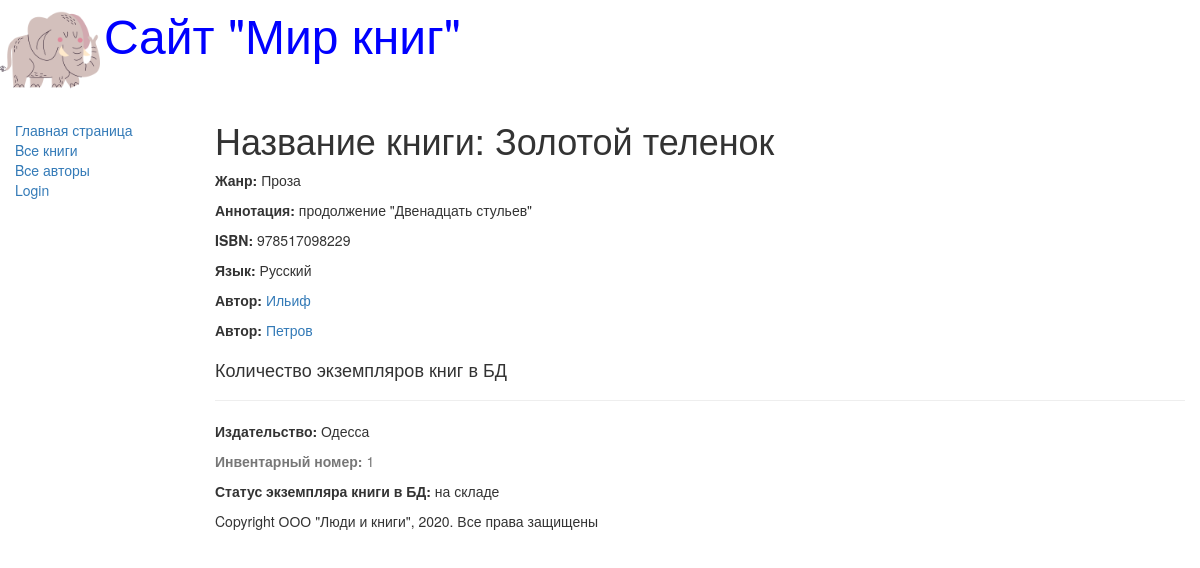
The page /books/1 on the database as committed earlier.
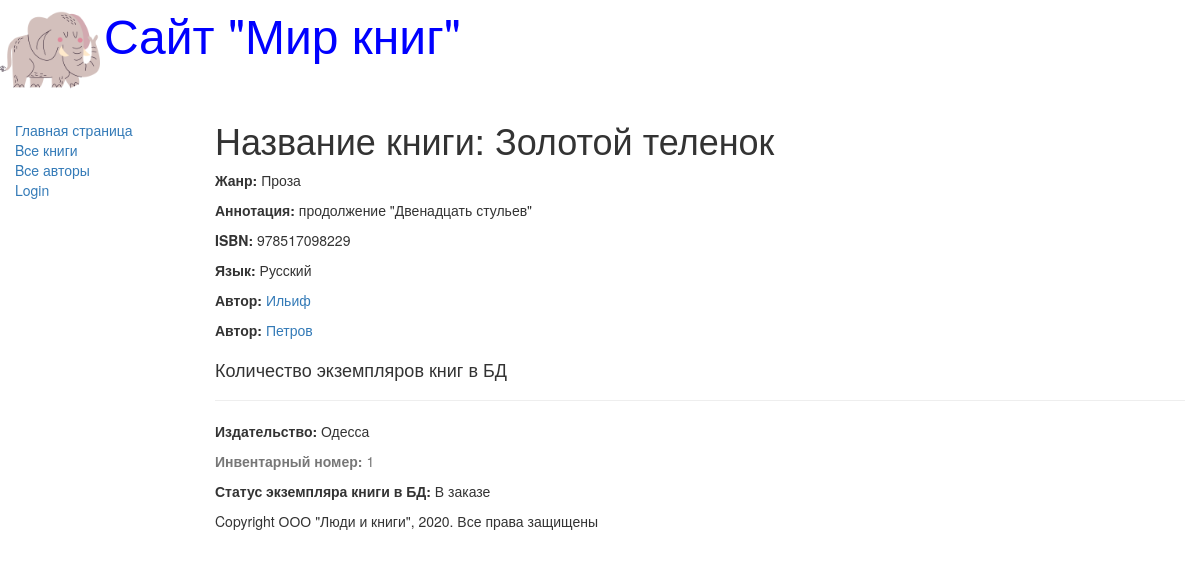
The same page on the database as committed later.
### catalog/models.py (models this page shows, shortened)
class Book(models.Model):
    title = models.CharField(max_length=200, help_text='Ведите название книги',
                             verbose_name='Название книги')
    genre = models.ForeignKey('Genre', on_delete=models.CASCADE,
                              help_text='Выберите жанр книги',
                              verbose_name='Жанр книги', null=True)
    language = models.ForeignKey('Language', on_delete=models.CASCADE,
                                 help_text='Выберите язык книги',
                                 verbose_name='Язык книги', null=True)
    author = models.ManyToManyField('Author', # null=True, <--  null has no effect on ManyToManyField
                              help_text='Выберите автора книги',
                              verbose_name='Автора книги')
    summary = models.TextField(max_length=1000, verbose_name='Аннотация книги',
                               help_text='Введите краткое описание книги')
    isbn = models.CharField(max_length=13, verbose_name='ISBN книги',
                            help_text='Должно содержать 13 символов')
    def display_author(self):
        return ', '.join([author.last_name for author in self.author.all()])
    display_author.short_description = 'Авторы'

class Genre(models.Model):
    name = models.CharField(max_length=200, help_text='Введите жанр книги',
                            verbose_name='Жанр книги')
    def __str__(self):
        return self.name

class Language(models.Model):
    name = models.CharField(max_length=20, help_text='Введите язык книги',
                            verbose_name='Язык книги')
    def __str__(self):
        return self.name

class Author(models.Model):
    first_name = models.CharField(max_length=100, help_text='Ведите имя автора',
                                  verbose_name='Имя автора')
    last_name = models.CharField(max_length=100, help_text='Ведите фамилию автора',
                                 verbose_name='Фамилия автора')
    date_of_birth = models.DateField(help_text='Введите дату рождения',
                                     verbose_name='Дата рождения',
                                     null=True, blank=True)
    date_of_death = models.DateField(help_text='Введите дату смерти',
                                     verbose_name='Дата смерти',
                                     null=True, blank=True)

class BookInstance(models.Model):
    book = models.ForeignKey('Book', on_delete=models.CASCADE, null=True)
    inv_nom = models.CharField(max_length=20, null=True,
                               verbose_name='Инвентарный номер',
                               help_text='Введите инвентарный номер экземпляра')
    imprint = models.CharField(max_length=200, verbose_name='Издательство',
                               help_text='Введите издательство и год выпуска')
    status = models.ForeignKey('Status', on_delete=models.CASCADE, null=True,
                               verbose_name='Статус экземпляра книги',
                               help_text='Изменить состояние экземпляра')
    due_back = models.DateField(null=True, blank=True,
                                verbose_name='Дата окончания статуса',
                                help_text='Введите конец срока статуса')
    borrower = models.ForeignKey(User, on_delete=models.SET_NULL, null=True,
                                 blank=True, verbose_name='Заказчик',
                                 help_text='Выберите заказчика книги')
    class Meta:
        ordering = ["due_back"]

class Status(models.Model):
    name = models.CharField(max_length=20, verbose_name='Статус экземпляра книги',
                            help_text='Введите статус экземпляра книги')
    def __str__(self):
        return self.name

### catalog/views.py (the view)
# urls.py: url(r'^books/(?P<pk>\d+)$', views.BookDetailView.as_view(), name='book-detail'), # http://127.0.0.1:8000/books/1
class BookDetailView(generic.DetailView):
    model = Book

### templates/catalog/book_detail.html (shortened to what this page needs)
{% extends "base_generic.html" %}
{% block content %}
    <h1>Название книги: {{ book.title }}</h1>
    <p><strong>Жанр:</strong> {{ book.genre }}</p>
    <p><strong>Аннотация:</strong> {{ book.summary }}</p>
    <p><strong>ISBN:</strong> {{ book.isbn }}</p>
    <p><strong>Язык:</strong> {{ book.language }}</p>
        {% for author in book.author.all %}
        <p><strong>Автор:</strong>
            <a href="{{ author.first_name }}">
                     {{ author.last_name }}
            </a>
        </p>
        {% endfor %}
    <div style="marging-left:20px;margin-top:20px">
        <h4>Количество экземпляров книг в БД</h4>
        {% for copy in book.bookinstance_set.all %}
            <hr>
            <p><strong>Издательство:</strong> {{ copy.imprint }}</p>
            <p class="text-muted"><strong>Инвентарный номер:</strong> {{ copy.id }}</p>
            <p><strong>Статус экземпляра книги в БД:</strong> {{ copy.status }}</p>
        {% endfor %}
   </div>
{% endblock %}

### templates/base_generic.html (shortened to what this page needs)
<!DOCTYPE html>
<html lang="en">
<head>
    <link rel="stylesheet"
        href="https://maxcdn.bootstrapcdn.com/bootstrap/3.3.7/css/bootstrap.min.css">
    {% load static %}
        <link rel="stylesheet" href="{% static 'css/styles.css' %}">
    {% block head %}
        <img src="{% static 'images/logotype.png' %}"
            style="width:100px; height:100px;" align="absmiddle" alt="Not found">
        <font size=7, color="blue">Сайт "Мир книг"</font>
    {% endblock %}
</head>
<body>
    <div class="container-fluid">
        <div class="row">
            <div class="col-sm-2">
                {% block sidebar %}
                <ul class="sidebar-nav">
                    <li><a href="{% url 'index' %}">Главная страница</a></li>
                    <li><a href="{% url 'books' %}">Bce книги</a></li>
                    <li><a href="{% url 'authors' %}">Bce авторы</a></li>
                    {% if user.is_authenticated %}
                        <li>Пользователь: {{ user.get_username }}</li>
                        <li><a href="{% url 'my-borrowed' %}">Мои заказы</a></li>
                        <li><a href="{% url 'logout'%}?next={{request.path}}">Logout</a></li>
                    {% else %}
                        <li><a href="{% url 'login'%}?next={{request.path}}">Login</a></li>
                    {% endif %}
                </ul>
                {% endblock %}
            </div>
            <div class="col-sm-10">
                {% block content %}{% endblock %}
                {% block footer %}
                    {% block copyright %}
                        <p>Copyright ООО "Люди и книги", 2020. Все права защищены</p>
                    {% endblock %}
                {% endblock %}
            </div>
        </div>
    </div>
</body>
</html>

### static/css/styles.css (style rules this page uses)
.sidebar-nav { margin-top: 20px; padding: 0; list-style: none; }

Rows that differ between the two databases and show on the page:
changed BookInstance "Одесса": status "на складе" → "В заказе"
